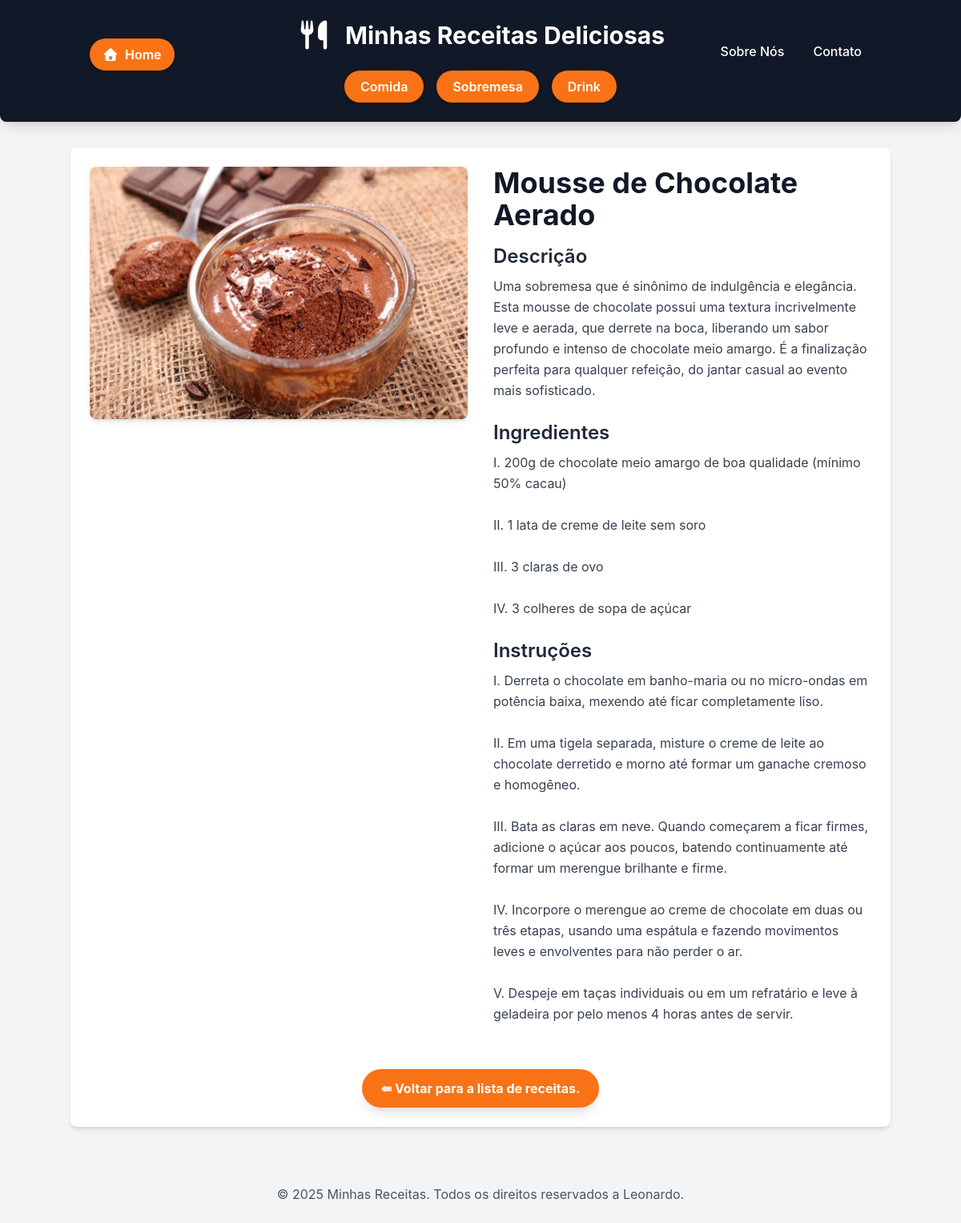
/receitas/receitas/29/, run on the app's committed database.
### receitas/models.py (models this page shows, shortened)
class Receita(models.Model):
    CATEGORY_CHOICES = [
        ('comida', 'Comida'),
        ('sobremesa', 'Sobremesa'),
        ('drink', 'Drink'),
    ]
    title = models.CharField(max_length=200, verbose_name='Título')
    description = models.TextField(verbose_name='Descrição')
    ingredients = models.TextField(verbose_name='Ingredientes')
    instructions = models.TextField(verbose_name='Instruções')
    categoria = models.CharField( # <-- ALTERADO
        max_length=50,
        choices=CATEGORY_CHOICES,
        default='comida',
        verbose_name='Categoria'
    )
    image = models.ImageField(upload_to='receitas/img', blank=True, null=True, verbose_name='Imagem')
    created_at = models.DateTimeField(auto_now_add=True)
    updated_at = models.DateTimeField(auto_now=True)
    class Meta:
        verbose_name = 'Receita'
        verbose_name_plural = 'Receitas'
        ordering = ['-created_at']

### receitas/views.py (the view)
# urls.py: path('receitas/<int:id>/', views.receita_detail, name='receita_detail'),
def receita_detail(request, id):
    receita = get_object_or_404(Receita, pk=id)
    return render(request, 'receitas/receita_detail.html', {'receita': receita})

### receitas/templates/receitas/receita_detail.html (shortened to what this page needs)
{% extends "receitas/base.html" %}
{% block content %}
<div class="flex flex-col md:flex-row gap-8">
    {% if receita.image %}
    <div class="md:w-1/2">
        <img src="{{ receita.image.url }}" alt="[Imagem da {{ receita.title }}]"
            class="w-full h-auto object-cover rounded-lg shadow-md">
    </div>
    {% endif %}
    <div class="md:w-1/2">
        <h2 class="text-4xl font-bold text-gray-900 mb-4">{{ receita.title }}</h2>
        <h3 class="text-2xl font-semibold text-gray-800 mb-2">Descrição</h3>
        <p class="text-gray-700 mb-6 leading-relaxed">{{ receita.description }}</p>
        <h3 class="text-2xl font-semibold text-gray-800 mb-2">Ingredientes</h3>
        <p class="text-gray-700 mb-6 leading-relaxed whitespace-pre-wrap">{{ receita.ingredients }}</p>
        <h3 class="text-2xl font-semibold text-gray-800 mb-2">Instruções</h3>
        <p class="text-gray-700 mb-6 leading-relaxed whitespace-pre-wrap">{{ receita.instructions }}</p>
    </div>
</div>
<div class="mt-8 text-center">
    <a href="{% url 'home' %}"
        class="inline-block bg-orange-500 hover:bg-orange-600 text-white font-bold py-3 px-6 rounded-full transition duration-300 ease-in-out shadow-lg">&lAarr;
        Voltar para a lista de receitas.</a>
</div>
{% endblock %}

### receitas/templates/receitas/base.html (style rules this page uses)
body { font-family: 'Inter', sans-serif; }

### data on the page
Receita: image (picture), title "Mousse de Chocolate Aerado", description "Uma sobremesa que é sinônimo de indulgência e elegância. Esta mousse de chocolate possui uma textura incrivelmente leve e aerada, que derrete na boca, liberando um sabor profundo e intenso de chocolate meio amargo. É a finalização perfeita para qualquer refeição, do jantar casual ao evento mais sofisticado.", ingredients "I. 200g de chocolate meio amargo de boa qualidade (mínimo 50% cacau) II. 1 lata de creme de leite sem soro III. 3 claras de ovo IV. 3 colheres de sopa de açúcar", instructions "I. Derreta o chocolate em banho-maria ou no micro-ondas em potência baixa, mexendo até ficar completamente liso. II. Em uma tigela separada, misture o creme de leite ao chocolate derretido e morno até formar um ganache cremoso e homogêneo. III. Bata as claras em neve. Quando começarem a ficar firmes, adicione o açúcar aos poucos, batendo continuamente até formar um merengue brilhante e firme. IV. Incorpore o merengue ao creme de chocolate em duas ou três etapas, usando uma espátula e fazendo movimentos leves e envolventes para não perder o ar. V. Despeje em taças individuais ou em um refratário e leve à geladeira por pelo menos 4 horas antes de servir."
